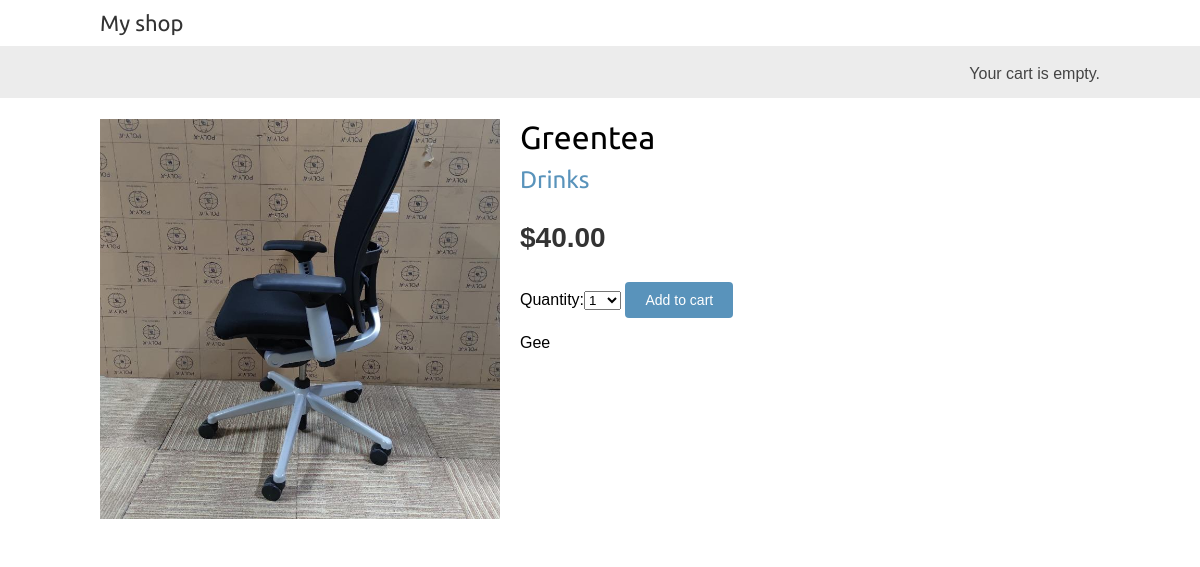
The page /1/greentea/ on the database its author committed.
### shop/models.py (models this page shows, shortened)
class Product(models.Model):
    category = models.ForeignKey(Category,
                                 related_name='products',
                                 on_delete=models.CASCADE)
    name = models.CharField(max_length=200, db_index=True)
    slug = models.SlugField(max_length=200, db_index=True)
    image = models.ImageField(storage=media_storage,upload_to='products/%Y/%m/%d',
                              blank=True)
    description = models.TextField(blank=True)
    price = models.DecimalField(max_digits=10, decimal_places=2)
    available = models.BooleanField(default=True)
    created = models.DateTimeField(auto_now_add=True)
    updated = models.DateTimeField(auto_now=True)
    class Meta:
        ordering = ('name',)
        index_together = (('id', 'slug'),)

class Category(models.Model):
    name = models.CharField(max_length=200,
                            db_index=True)
    slug = models.SlugField(max_length=200,
                            unique=True)
    def get_absolute_url(self):
        return reverse('shop:product_list_by_category',
                       args=[self.slug])
    class Meta:
        ordering = ('name',)
        verbose_name = 'category'
        verbose_name_plural = 'categories'
    def __str__(self):
        return self.name

### shop/views.py (the view)
# urls.py: path('<int:id>/<slug:slug>/', views.product_detail,
def product_detail(request, id, slug):
    product = get_object_or_404(Product,
                                id=id,
                                slug=slug,
                                available=True)
    cart_product_form = CartAddProductForm()
    return render(request,
                  'shop/product/detail.html',
                  {'product': product,
                   'cart_product_form': cart_product_form})

### cart/forms.py
class CartAddProductForm(forms.Form):
    quantity = forms.TypedChoiceField(
                                choices=PRODUCT_QUANTITY_CHOICES,
                                coerce=int)
    override = forms.BooleanField(required=False,
                                  initial=False,
                                  widget=forms.HiddenInput)

### cart/cart.py (called while the page is built)
    def __len__(self):
        return sum(item['quantity'] for item in self.cart.values())

### cart/context_processors.py (called while the page is built)
def cart(request):
    return {'cart': Cart(request)}

### shop/templates/shop/product/detail.html (shortened to what this page needs)
{% extends "shop/base.html" %}
{% load static %}
{% block content %}
  <div class="product-detail">
    <img src="{% if product.image %}{{ product.image.url }}{% else %}
    {% static "img/no_image.png" %}{% endif %}">
    <h1>{{ product.name }}</h1>
    <h2>
      <a href="{{ product.category.get_absolute_url }}">
        {{ product.category }}
      </a>
    </h2>
    <p class="price">${{ product.price }}</p>
    <form action="{% url "cart:cart_add" product.id %}" method="post">
    {{ cart_product_form }}
    <input type="submit" value="Add to cart">
    </form>
    {{ product.description|linebreaks }}
  </div>
{% endblock %}

### shop/static/css/base.css (style rules this page uses)
body { margin:0; padding:0; font-family:helvetica, sans-serif; }
h1, h2, h3, h4, h5 , h6 { font-family: 'Ubuntu', sans-serif; font-weight:normal; }
a { text-decoration:none; color:#5993bb; }
a.button, input[type="submit"] { color:#fff; background:#5993bb; border-radius:4px; padding:10px 20px; font-size:14px; border:0; }
.product-detail { text-align:justify; }
.product-detail .price { color:#333; font-size:28px; font-weight:bold; }
.product-detail img { width:40%; float:left; padding:0 20px 20px 0; }
.product-detail h1 { margin-bottom:0; }
.product-detail h2 { margin-top:10px; }

### rows shown on the page
Product: image (picture), name "Greentea", category "Drinks", price "40.00", description "Gee"
